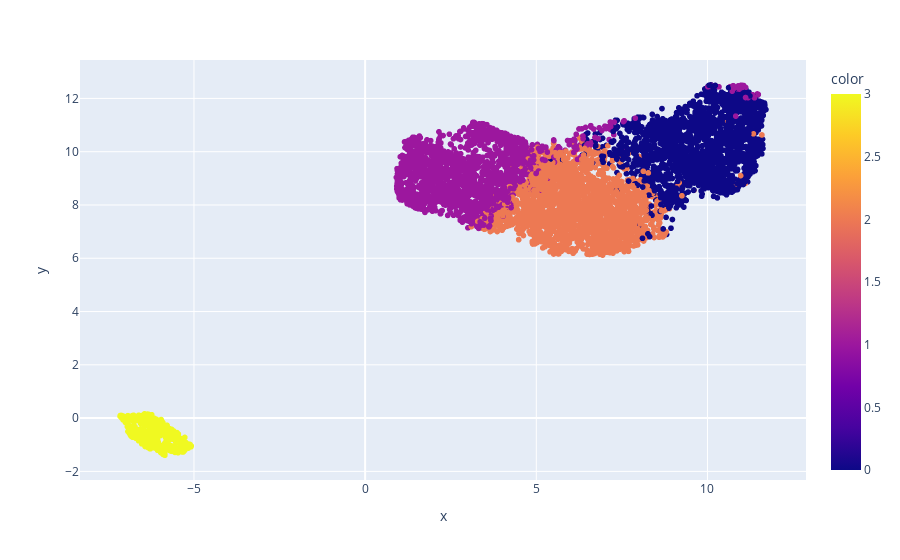

Notebook cell for this chart:
### Code cell
kmeans4 = KMeans(n_clusters=4, random_state=0).fit(preprocessed_data)
graficar_clusters(kmeans4.predict(preprocessed_data))

### Figure 1 — Plotly figure (JSON) as saved in the notebook; plotly's stock layout.template omitted (floating-point values rounded to 4 significant figures; data arrays with more than 128 entries replaced by an {"elided": "..."} marker saying what was removed)
{"data": [{"customdata": {"elided": "6949x1 str values"}, "hovertemplate": "x=%{x}<br>y=%{y}<br>posicion=%{customdata[0]}<br>color=%{marker.color}<extra></extra>", "legendgroup": "", "marker": {"color": {"elided": "6949 int values"}, "coloraxis": "coloraxis", "symbol": "circle"}, "mode": "markers", "name": "", "showlegend": false, "type": "scattergl", "x": {"elided": "6949 float values"}, "xaxis": "x", "y": {"elided": "6949 float values"}, "yaxis": "y"}], "layout": {"coloraxis": {"colorbar": {"title": {"text": "color"}}, "colorscale": [[0, "#0d0887"], [0.1111, "#46039f"], [0.2222, "#7201a8"], [0.3333, "#9c179e"], [0.4444, "#bd3786"], [0.5556, "#d8576b"], [0.6667, "#ed7953"], [0.7778, "#fb9f3a"], [0.8889, "#fdca26"], [1, "#f0f921"]]}, "legend": {"tracegroupgap": 0}, "margin": {"t": 60}, "xaxis": {"anchor": "y", "domain": [0, 1], "title": {"text": "x"}}, "yaxis": {"anchor": "x", "domain": [0, 1], "title": {"text": "y"}}}}
